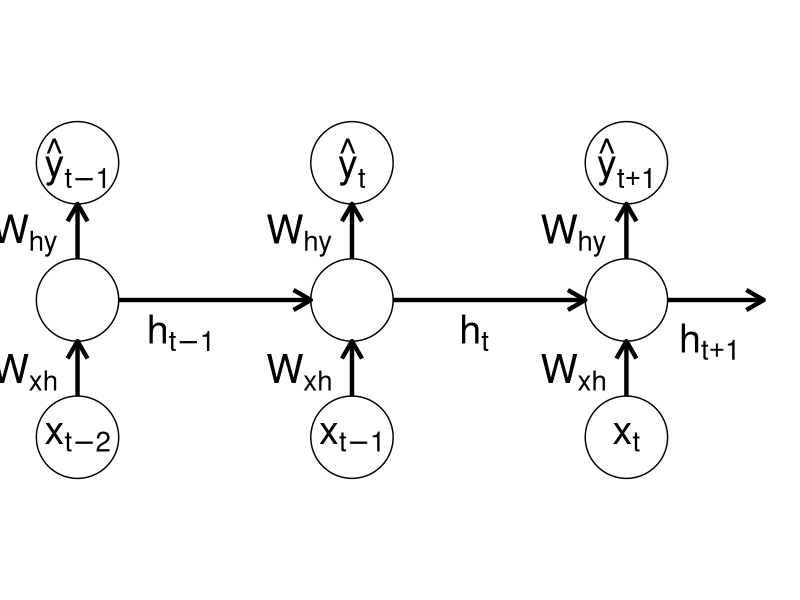
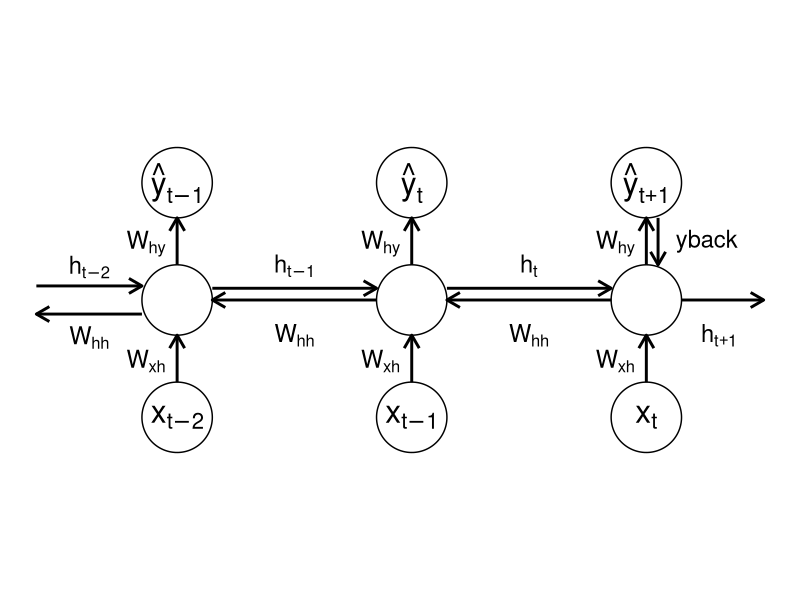
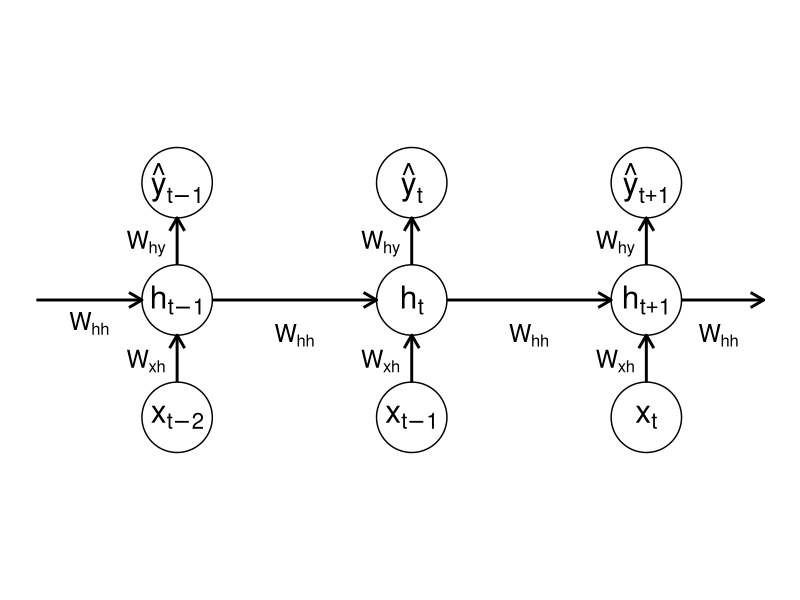

These charts were generated, in order, by the following R code:
library(ggplot2)
library(ggforce)
library(dplyr)

r <- 0.3  # node radius

# Nodes
nodes <- data.frame(
  id = c("x1","h1","y1",
         "x2","h2","y2",
         "x3","h3","y3"),
  label = c("x[t-2]","","hat(y)[t-1]",
            "x[t-1]","","hat(y)[t]",
            "x[t]","","hat(y)[t+1]"),
  x = c(2,2,2,
        4,4,4,
        6,6,6),
  y = c(0,1,2,   # moved x nodes down to y=0.5
        0,1,2,
        0,1,2)
)


# Edges
edges <- data.frame(
  from = c("x1","h1","h2","x2","x3","h1","h2","h3"),
  to   = c("h1","h2","h3","h2","h3","y1","y2","y3"),
  label = c("W[xh]","h[t-1]","h[t]",
            "W[xh]","W[xh]",
            "W[hy]","W[hy]","W[hy]")
)

# Function to shorten arrows
shorten <- function(x1, y1, x2, y2, r){
  dx <- x2 - x1
  dy <- y2 - y1
  d <- sqrt(dx^2 + dy^2)
  if (d == 0) return(c(x1, y1, x2, y2))
  x1s <- x1 + dx * r/d
  y1s <- y1 + dy * r/d
  x2s <- x2 - dx * r/d
  y2s <- y2 - dy * r/d
  c(x1s, y1s, x2s, y2s)
}

# Compute edge coordinates
edges_coords <- bind_rows(lapply(1:nrow(edges), function(i){
  row <- edges[i, ]
  from <- nodes[nodes$id == row$from, ]
  to   <- nodes[nodes$id == row$to, ]
  coords <- shorten(from$x, from$y, to$x, to$y, r)
  tibble(
    x = coords[1], y = coords[2],
    xend = coords[3], yend = coords[4],
    label = row$label
  )
}))

# Calculate offset for extra edge so it starts at the edge of the node
dx <- 1  # x direction (to the right)
dy <- 0  # y direction (horizontal)
d <- sqrt(dx^2 + dy^2)
x_start <- nodes$x[nodes$id == "h3"] + dx * r / d
y_start <- nodes$y[nodes$id == "h3"] + dy * r / d
x_end <- nodes$x[nodes$id == "h3"] + 1
y_end <- nodes$y[nodes$id == "h3"]

extra_edge <- data.frame(
  x = x_start,
  y = y_start,
  xend = x_end,
  yend = y_end,
  label = "h[t+1]"
)

# Separate W and h edges
edges_coords_W <- edges_coords[grepl("^W", edges_coords$label), ]
edges_coords_h <- edges_coords[grepl("^h", edges_coords$label), ]

# Plot
Plot_RNN <- ggplot() +
  geom_circle(data=nodes, aes(x0=x, y0=y, r=r), fill="white", color="black") +
  geom_text(data=nodes, aes(x=x, y=y, label=label), parse=TRUE, size=10) +
  geom_segment(data=edges_coords,
               aes(x=x, y=y, xend=xend, yend=yend),
               arrow=arrow(length=unit(0.2,"inches")), size=1.5) +
  geom_segment(data=extra_edge,
               aes(x=x, y=y, xend=xend, yend=yend),
               arrow=arrow(length=unit(0.2,"inches")), size=1.5) +
  geom_text(data=extra_edge,
            aes(x=(x+xend)/2, y=(y+yend)/2 + 0.2, label=label), # Move label up by 0.2
            parse=TRUE, size=10, vjust=2.4, hjust=0.6) +
  # W edge labels: move up with vjust
  geom_text(data=edges_coords_W,
            aes(x=(x+xend)/2, y=(y+yend)/2, label=label),
            parse=TRUE, size=10, vjust=0.6, hjust=1.3) +
  # h edge labels: move left with hjust
  geom_text(data=edges_coords_h,
            aes(x=(x+xend)/2, y=(y+yend)/2, label=label),
            parse=TRUE, size=10, vjust=1.4, hjust=1) +
  coord_equal() +
  theme_void()

pdf("fig/img/RNN/RNN_Example.pdf", width=10, height=6)
Plot_RNN
dev.off()


#####################################################################################

r <- 0.3  # node radius

# Nodes
nodes <- data.frame(
  id = c("x1","h1","y1",
         "x2","h2","y2",
         "x3","h3","y3"),
  label = c("x[t-2]","","hat(y)[t-1]",
            "x[t-1]","","hat(y)[t]",
            "x[t]","","hat(y)[t+1]"),
  x = c(2,2,2,
        4,4,4,
        6,6,6),
  y = c(0,1,2,   # moved x nodes down to y=0.5
        0,1,2,
        0,1,2)
)


# Edges
edges <- data.frame(
  from = c("x1","h1","h2","x2","x3","h1","h2","h3"),
  to   = c("h1","h2","h3","h2","h3","y1","y2","y3"),
  label = c("W[xh]","h[t-1]","h[t]",
            "W[xh]","W[xh]",
            "W[hy]","W[hy]","W[hy]")
)

# Add reverse edges between middle nodes
reverse_edges <- data.frame(
  from = c("h2", "h3", "y3"),
  to   = c("h1", "h2", "h3"),
  label = c("W[hh]", "W[hh]", "yback")
)

# Combine with original edges
edges_all <- bind_rows(edges, reverse_edges)

# Function to shorten arrows
shorten <- function(x1, y1, x2, y2, r){
  dx <- x2 - x1
  dy <- y2 - y1
  d <- sqrt(dx^2 + dy^2)
  if (d == 0) return(c(x1, y1, x2, y2))
  x1s <- x1 + dx * r/d
  y1s <- y1 + dy * r/d
  x2s <- x2 - dx * r/d
  y2s <- y2 - dy * r/d
  c(x1s, y1s, x2s, y2s)
}

# Compute edge coordinates for all edges
edges_coords_all <- bind_rows(lapply(1:nrow(edges_all), function(i){
  row <- edges_all[i, ]
  from <- nodes[nodes$id == row$from, ]
  to   <- nodes[nodes$id == row$to, ]
  coords <- shorten(from$x, from$y, to$x, to$y, r)
  tibble(
    x = coords[1], y = coords[2],
    xend = coords[3], yend = coords[4],
    label = row$label
  )
}))

# Offset reverse edges higher but keep them connected to nodes
rev_idx <- edges_coords_all$label == "h[rev]"
edges_coords_all$y[rev_idx]    <- edges_coords_all$y[rev_idx]    + 0
edges_coords_all$yend[rev_idx] <- edges_coords_all$yend[rev_idx] + 0

# If you want to move the original h edges down as well:
orig_h_idx <- edges_coords_all$label == "h[t-1]" | edges_coords_all$label == "h[t]"
edges_coords_all$y[orig_h_idx]    <- edges_coords_all$y[orig_h_idx]    + 0.1
edges_coords_all$yend[orig_h_idx] <- edges_coords_all$yend[orig_h_idx] + 0.1

# Offset yback edge to the right but keep it connected to nodes
yback_idx <- edges_coords_all$label == "yback"
edges_coords_all$x[yback_idx]    <- edges_coords_all$x[yback_idx]    + 0.1
edges_coords_all$xend[yback_idx] <- edges_coords_all$xend[yback_idx] + 0.1

# Calculate offset for extra edge so it starts at the edge of the node
dx <- 1  # x direction (to the right)
dy <- 0  # y direction (horizontal)
d <- sqrt(dx^2 + dy^2)
x_start <- nodes$x[nodes$id == "h3"] + dx * r / d
y_start <- nodes$y[nodes$id == "h3"] + dy * r / d
x_end <- nodes$x[nodes$id == "h3"] + 1
y_end <- nodes$y[nodes$id == "h3"]

extra_edge <- data.frame(
  x = x_start,
  y = y_start,
  xend = x_end,
  yend = y_end,
  label = "h[t+1]"
)

# Use the same length as the h[t+1] edge for double edges
edge_length <- x_end - nodes$x[nodes$id == "h3"] # This is 1

# Make double edges longer by increasing edge_length
long_edge_length <- edge_length * 1.5

x_left_long <- nodes$x[nodes$id == "h1"] - long_edge_length
y_left <- nodes$y[nodes$id == "h1"]

# Edge going into h1 (above, now h[t-2])
coords_in <- shorten(x_left_long, y_left + 0.12, nodes$x[nodes$id == "h1"], nodes$y[nodes$id == "h1"] + 0.12, r)
edge_in <- tibble(
  x = coords_in[1], y = coords_in[2],
  xend = coords_in[3], yend = coords_in[4],
  label = "h[t-2]"
)

# Edge going out of h1 (below, now W[hh])
coords_out <- shorten(nodes$x[nodes$id == "h1"], nodes$y[nodes$id == "h1"] - 0.12, x_left_long, y_left - 0.12, r)
edge_out <- tibble(
  x = coords_out[1], y = coords_out[2],
  xend = coords_out[3], yend = coords_out[4],
  label = "W[hh]"
)

# Combine and set label offsets: h[t-2] above, W[hh] below
double_edges_split <- bind_rows(edge_in, edge_out)
double_edges_split$label_offset <- c(0.18, -0.18)

# Add a label_offset column for vertical adjustment
double_edges_split$label_offset <- c(0.18, -0.18) # Adjust these values as needed

# Separate W and h edges
edges_coords_W <- edges_coords_all[grepl("^W", edges_coords_all$label), ]
edges_coords_h <- edges_coords_all[grepl("^h", edges_coords_all$label), ]

# Separate W[hh] edges for custom label placement
edges_coords_W_hh <- edges_coords_all[edges_coords_all$label == "W[hh]", ]

# Separate yback edge for custom label placement
edges_coords_yback <- edges_coords_all[edges_coords_all$label == "yback", ]

# Plot
Plot_RNN_Extra <- ggplot() +
  geom_circle(data=nodes, aes(x0=x, y0=y, r=r), fill="white", color="black") +
  geom_text(data=nodes, aes(x=x, y=y, label=label), parse=TRUE, size=8) +
  geom_segment(data=edges_coords_all,
               aes(x=x, y=y, xend=xend, yend=yend),
               arrow=arrow(length=unit(0.15,"inches")), size=1) +
  geom_segment(data=extra_edge,
               aes(x=x, y=y, xend=xend, yend=yend),
               arrow=arrow(length=unit(0.15,"inches")), size=1) +
  geom_segment(data=double_edges_split,
               aes(x=x, y=y, xend=xend, yend=yend),
               arrow=arrow(length=unit(0.15,"inches")), size=1) +
  geom_text(data=extra_edge,
            aes(x=(x+xend)/2, y=(y+yend)/2 + 0.2, label=label),
            parse=TRUE, size=6, vjust=3.1, hjust=0.6) +
  geom_text(data=edges_coords_W[edges_coords_W$label != "W[hh]", ],
            aes(x=(x+xend)/2, y=(y+yend)/2, label=label),
            parse=TRUE, size=6, vjust=0.6, hjust=1.3) +
  geom_text(data=edges_coords_W_hh,
            aes(x=(x+xend)/2, y=(y+yend)/2 + 0.2, label=label),
            parse=TRUE, size=6, vjust=3.1, hjust=0.5) +
  geom_text(data=edges_coords_h,
            aes(x=(x+xend)/2, y=(y+yend)/2, label=label),
            parse=TRUE, size=6, vjust=-0.5, hjust=0.5) +
  geom_text(data=edges_coords_yback,
            aes(x=(x+xend)/2 + 0.15, y=(y+yend)/2, label=label),
            parse=TRUE, size=6, vjust=0.5, hjust=0) +
  geom_text(data=double_edges_split,
            aes(x=(x+xend)/2, y=(y+yend)/2 + label_offset, label=label),
            parse=TRUE, size=6, vjust=0.6, hjust=0.5) +
  coord_equal() +
  theme_void()

pdf("fig/img/RNN/RNN_Example_Extra.pdf", width=10, height=6)
Plot_RNN_Extra
dev.off()


#################################################################################
r <- 0.3  # node radius

# Nodes
nodes <- data.frame(
  id = c("x1","h1","y1",
         "x2","h2","y2",
         "x3","h3","y3"),
  label = c("x[t-2]","h[t-1]","hat(y)[t-1]",
            "x[t-1]","h[t]","hat(y)[t]",
            "x[t]","h[t+1]","hat(y)[t+1]"),
  x = c(2,2,2,
        4,4,4,
        6,6,6),
  y = c(0,1,2,
        0,1,2,
        0,1,2)
)


# Edges
edges <- data.frame(
  from = c("x1","h1","h2","x2","x3","h1","h2","h3"),
  to   = c("h1","h2","h3","h2","h3","y1","y2","y3"),
  label = c("W[xh]","W[hh]","W[hh]",
            "W[xh]","W[xh]",
            "W[hy]","W[hy]","W[hy]")
)

# Only use the original edges (no yback arrow)
edges_all <- edges

# Function to shorten arrows
shorten <- function(x1, y1, x2, y2, r){
  dx <- x2 - x1
  dy <- y2 - y1
  d <- sqrt(dx^2 + dy^2)
  if (d == 0) return(c(x1, y1, x2, y2))
  x1s <- x1 + dx * r/d
  y1s <- y1 + dy * r/d
  x2s <- x2 - dx * r/d
  y2s <- y2 - dy * r/d
  c(x1s, y1s, x2s, y2s)
}

# Compute edge coordinates for all edges
edges_coords_all <- bind_rows(lapply(1:nrow(edges_all), function(i){
  row <- edges_all[i, ]
  from <- nodes[nodes$id == row$from, ]
  to   <- nodes[nodes$id == row$to, ]
  coords <- shorten(from$x, from$y, to$x, to$y, r)
  tibble(
    x = coords[1], y = coords[2],
    xend = coords[3], yend = coords[4],
    label = row$label
  )
}))

# Offset reverse edges higher but keep them connected to nodes
rev_idx <- edges_coords_all$label == "h[rev]"
edges_coords_all$y[rev_idx]    <- edges_coords_all$y[rev_idx]    + 0
edges_coords_all$yend[rev_idx] <- edges_coords_all$yend[rev_idx] + 0

# If you want to move the original h edges down as well:
orig_h_idx <- edges_coords_all$label == "h[t-1]" | edges_coords_all$label == "h[t]"
edges_coords_all$y[orig_h_idx]    <- edges_coords_all$y[orig_h_idx]    + 0.1
edges_coords_all$yend[orig_h_idx] <- edges_coords_all$yend[orig_h_idx] + 0.1

# Offset yback edge to the right but keep it connected to nodes
yback_idx <- edges_coords_all$label == "yback"
edges_coords_all$x[yback_idx]    <- edges_coords_all$x[yback_idx]    + 0.1
edges_coords_all$xend[yback_idx] <- edges_coords_all$xend[yback_idx] + 0.1

# Calculate offset for extra edge so it starts at the edge of the node
dx <- 1  # x direction (to the right)
dy <- 0  # y direction (horizontal)
d <- sqrt(dx^2 + dy^2)
x_start <- nodes$x[nodes$id == "h3"] + dx * r / d
y_start <- nodes$y[nodes$id == "h3"] + dy * r / d
x_end <- nodes$x[nodes$id == "h3"] + 1
y_end <- nodes$y[nodes$id == "h3"]

extra_edge <- data.frame(
  x = x_start,
  y = y_start,
  xend = x_end,
  yend = y_end,
  label = "W[hh]"
)

# Use the same length as the h[t+1] edge for double edges
edge_length <- x_end - nodes$x[nodes$id == "h3"] # This is 1

# Make double edges longer by increasing edge_length
long_edge_length <- edge_length * 1.5

x_left_long <- nodes$x[nodes$id == "h1"] - long_edge_length
y_left <- nodes$y[nodes$id == "h1"]

# Edge going into h1 (above, W[hh] label)
coords_in <- shorten(x_left_long, y_left + 0, nodes$x[nodes$id == "h1"], nodes$y[nodes$id == "h1"] + 0, r)
edge_in <- tibble(
  x = coords_in[1], y = coords_in[2],
  xend = coords_in[3], yend = coords_in[4],
  label = "W[hh]"
)

# Only keep the edge_in for plotting, not edge_out
double_edges_split <- bind_rows(edge_in)
double_edges_split$label_offset <- c(-0.18) # Place label under the edge

# Add a label_offset column for vertical adjustment
double_edges_split$label_offset <- c(-0.18) # Place label under the edge

# Separate W and h edges
edges_coords_W <- edges_coords_all[grepl("^W", edges_coords_all$label), ]
edges_coords_h <- edges_coords_all[grepl("^h", edges_coords_all$label), ]

# Separate W[hh] edges for custom label placement
edges_coords_W_hh <- edges_coords_all[edges_coords_all$label == "W[hh]", ]

# Separate yback edge for custom label placement
edges_coords_yback <- edges_coords_all[edges_coords_all$label == "yback", ]

# Plot
Plot_RNN_Extra2 <- ggplot() +
  geom_circle(data=nodes, aes(x0=x, y0=y, r=r), fill="white", color="black") +
  geom_text(data=nodes, aes(x=x, y=y, label=label), parse=TRUE, size=8) +
  geom_segment(data=edges_coords_all,
               aes(x=x, y=y, xend=xend, yend=yend),
               arrow=arrow(length=unit(0.15,"inches")), size=1) +
  geom_segment(data=extra_edge,
               aes(x=x, y=y, xend=xend, yend=yend),
               arrow=arrow(length=unit(0.15,"inches")), size=1) +
  geom_segment(data=double_edges_split,
               aes(x=x, y=y, xend=xend, yend=yend),
               arrow=arrow(length=unit(0.15,"inches")), size=1) +
  geom_text(data=extra_edge,
            aes(x=(x+xend)/2, y=(y+yend)/2 + 0.2, label=label),
            parse=TRUE, size=6, vjust=3.1, hjust=0.6) +
  geom_text(data=edges_coords_W[edges_coords_W$label != "W[hh]", ],
            aes(x=(x+xend)/2, y=(y+yend)/2, label=label),
            parse=TRUE, size=6, vjust=0.6, hjust=1.3) +
  geom_text(data=edges_coords_W_hh,
            aes(x=(x+xend)/2, y=(y+yend)/2 + 0.2, label=label),
            parse=TRUE, size=6, vjust=3.1, hjust=0.5) +
  geom_text(data=edges_coords_h,
            aes(x=(x+xend)/2, y=(y+yend)/2, label=label),
            parse=TRUE, size=6, vjust=-0.5, hjust=0.5) +
  geom_text(data=edges_coords_yback,
            aes(x=(x+xend)/2 + 0.15, y=(y+yend)/2, label=label),
            parse=TRUE, size=6, vjust=0.5, hjust=0) +
  geom_text(data=double_edges_split,
            aes(x=(x+xend)/2, y=(y+yend)/2 + label_offset, label=label),
            parse=TRUE, size=6, vjust=0.6, hjust=0.5) +
  coord_equal() +
  theme_void()

pdf("fig/img/RNN/RNN_Example_Extra2.pdf", width=10, height=6)
Plot_RNN_Extra2
dev.off()
